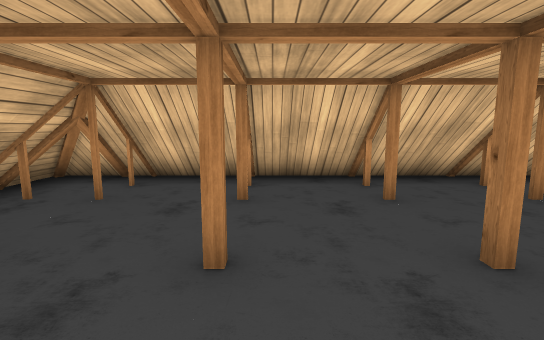
View 1 (above)

13 first-person views from a walk through a Unity game level. The camera is 1.2 m above the floor, tilts 8° down and sees 85° across. The floor is counted in squares, 1 m on a side. Each view is taken from the middle of a square. On the plan, view 1 faces up. The plan holds only what a view shows up to about 13 squares ahead; the rest is blank. The place goes on beyond the plan. Some surface patterns are stand-ins.

View 2
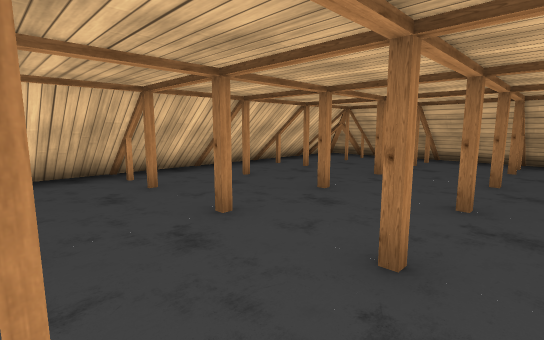

View 3
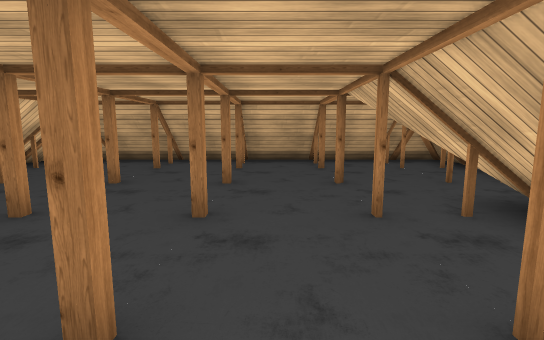

View 4
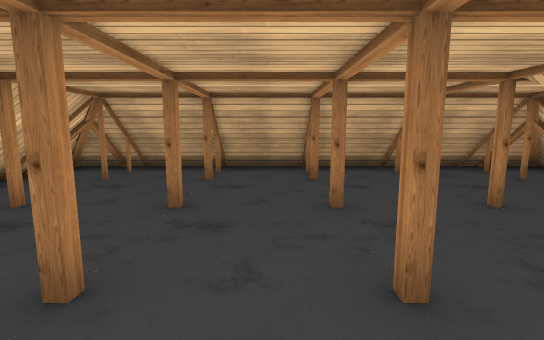

View 5
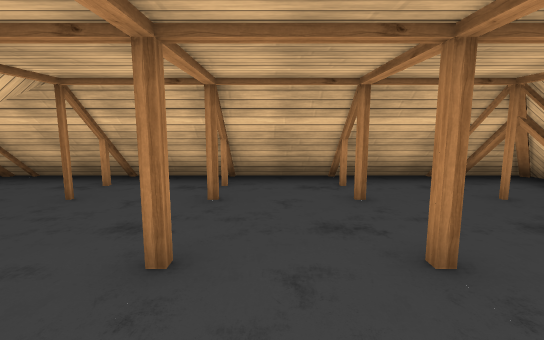

View 6
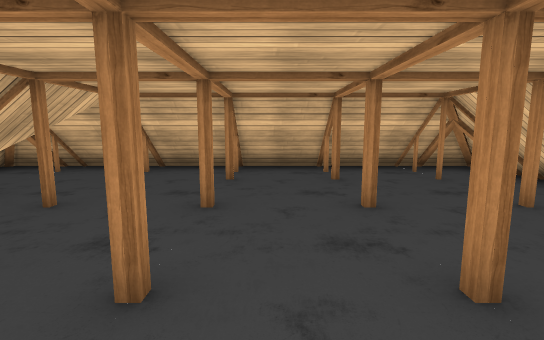

View 7
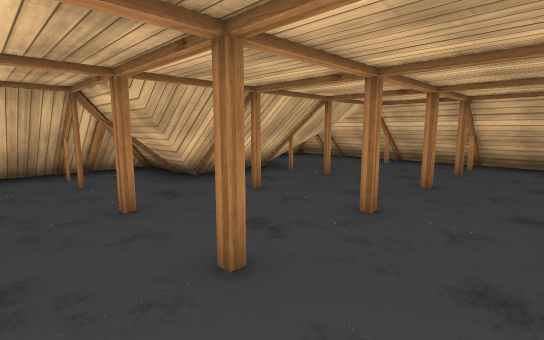

View 8
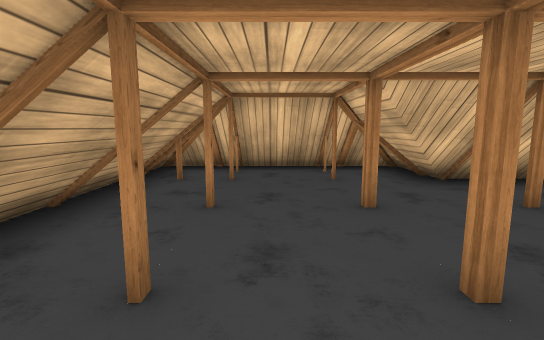

View 9
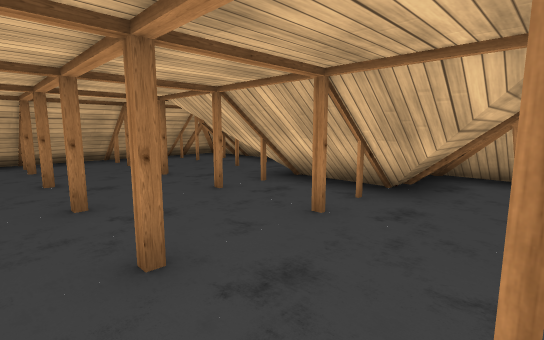

View 10
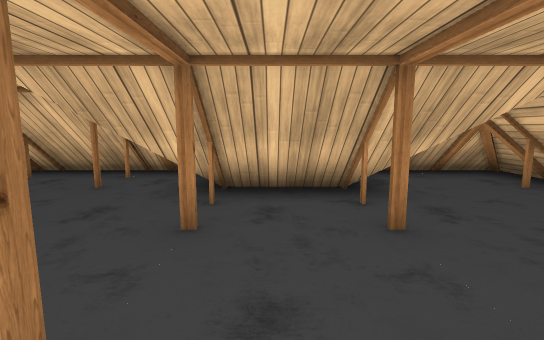

View 11
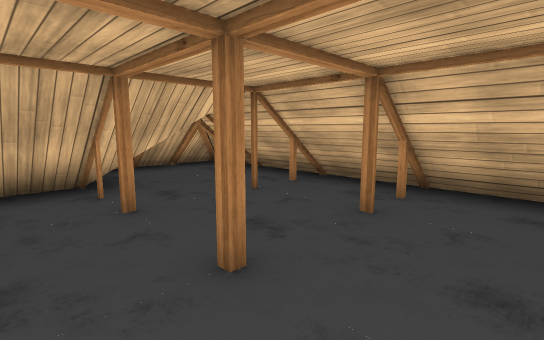

View 12
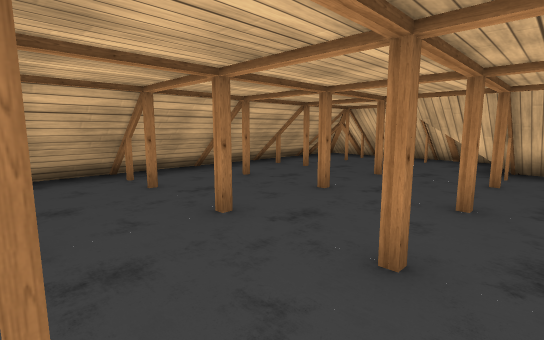

View 13
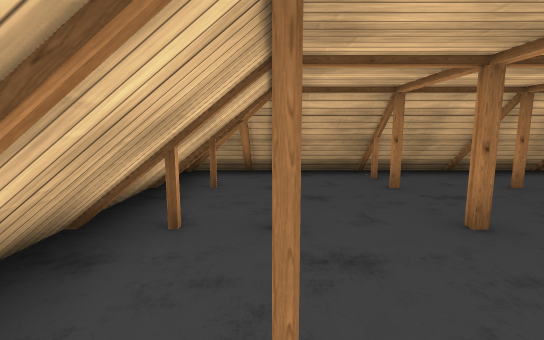

### Floor plan
Key: @ floor where view 1 was taken; # wall or solid block; . floor; = window, fence, low wall or low ledge; ^ raised ledge; T thing the floor can be seen under or through.
Columns run from 5 left of view 1 to 9 right of it. Each row starts with its distance up from view 1.
  7 ===^ ^==^=^ =^=
  6 ^^###^####^##^=
  5 =##.#..#.#..##=
  4 =#...........#^
  3 ^^#.#..#.#..##=
  2 =#...........^^
  1 ^#...........#=
  0 =##.#@.#.#..##=
 -1 =#...........#^
 -2 ^^..........##=
 -3  ######TTT...^^
 -4 ^###^#^TT ...#=
 -5 =###==^^TT..##=
 -6 =^#^^   T^###^^
 -7 =^==    =^=^==

Where each view was taken, in squares from view 1:
view 1: 0 up, 0 right, facing up
view 2: 1 down, 3 left, facing up-right
view 3: 1 down, 2 left, facing right
view 4: 1 up, 0 right, facing right
view 5: 1 up, 2 right, facing left
view 6: 1 up, 4 right, facing left
view 7: 2 up, 6 right, facing down-left
view 8: 2 up, 6 right, facing down
view 9: 1 up, 3 left, facing down-right
view 10: 1 up, 1 right, facing down
view 11: 2 up, 1 right, facing down-left
view 12: 5 up, 1 right, facing down-right
view 13: 5 up, 1 right, facing right
